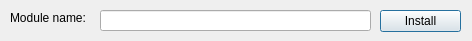
<?xml version="1.0" encoding="UTF-8"?>
<ui version="4.0">
 <class>ModuleInstaller</class>
 <widget class="QDialog" name="ModuleInstaller">
  <property name="geometry">
   <rect>
    <x>0</x>
    <y>0</y>
    <width>472</width>
    <height>41</height>
   </rect>
  </property>
  <property name="windowTitle">
   <string>CPAN module installer</string>
  </property>
  <widget class="QLineEdit" name="module_lineEdit">
   <property name="geometry">
    <rect>
     <x>100</x>
     <y>10</y>
     <width>271</width>
     <height>21</height>
    </rect>
   </property>
  </widget>
  <widget class="QPushButton" name="install_pushButton">
   <property name="geometry">
    <rect>
     <x>380</x>
     <y>10</y>
     <width>81</width>
     <height>22</height>
    </rect>
   </property>
   <property name="text">
    <string>Install</string>
   </property>
  </widget>
  <widget class="QLabel" name="label">
   <property name="geometry">
    <rect>
     <x>10</x>
     <y>10</y>
     <width>101</width>
     <height>16</height>
    </rect>
   </property>
   <property name="text">
    <string>Module name:</string>
   </property>
  </widget>
 </widget>
 <resources/>
 <connections/>
</ui>
